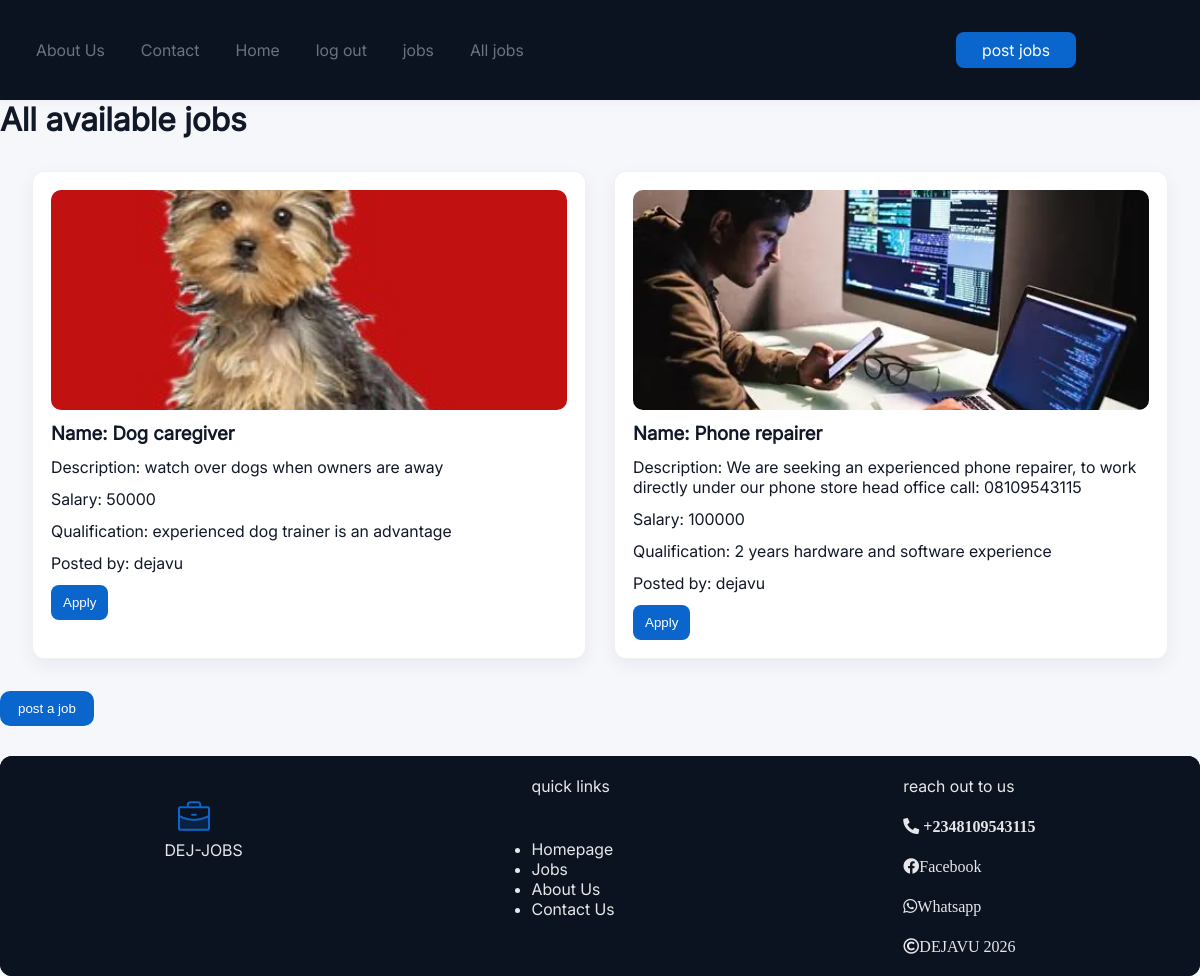
The page /jobs/ (signed in) on the database its author committed.
### jobs/models.py (models this page shows, shortened)
class Job (models.Model):
 id=models.UUIDField(default=uuid.uuid4,primary_key=True,editable=False)
 name=models.CharField(max_length=250)
 description=models.TextField()
 salary=models.PositiveBigIntegerField()
 sold=models.PositiveIntegerField(default=0)
 qualification=models.TextField()
 image=models.ImageField(upload_to='product/')
 user=models.ForeignKey(User,on_delete=models.CASCADE)
 created_at=models.DateTimeField(auto_now_add=True)
 updated_at=models.DateTimeField(auto_now=True)

### jobs/views.py (the view)
# urls.py: urlpatterns= [path('',Jobs.as_view(), name='jobs'),
class Jobs (LoginRequiredMixin,View):
    def get(self,request):
        all_jobs = Job.objects.all().order_by("-created_at")
        context = {
            'all_jobs':all_jobs
        }
        return render(request,'jobs.html',context)

### jobs/templates/jobs.html (shortened to what this page needs)
{% extends 'base.html' %}
{% load static %}
{% block style %}
    <link rel="stylesheet" href="{% static 'user/css/style.css' %}">
    <link rel="stylesheet" href="{% static 'user/css/product.css' %}">
{% endblock style%}
{% block main %}
<h1> All available jobs </h1>
<div class="all-products">
{% for job in all_jobs %}
<div class="product-card">
    <img src="{{ job.image.url }}" alt="{{ job.name }}">
    <h3>Name: {{ job.name }}</h3>
    <p>
       Description: {{ job.description }}
    </p>
    <p>Salary: {{ job.salary }}</p>
    <p>Qualification: {{job.qualification}}
    </p>
    <p>Posted by: {{ job.user.username }}</p>
    {% if job.user == user %}
    <a href="{% url 'edit-job' job.id %}"><button class="buy-btn">Edit</button></a>
    <a href="{% url 'delete-job' job.id %}"><button class="buy-btn">Delete</button></a>
    {% else %}
    <a href="{% url 'apply-job' job.id %}"><button class="buy-btn">Apply</button></a>
    {% endif %}
</div>
{% endfor %}
</div>
<a href="{% url 'post-jobs' %}"><button id="upload">post a job</button></a>
{% endblock main%}

### static/user/css/style.css (style rules this page uses)
* { margin: 0; padding: 0; box-sizing: border-box; }
:root { --bg:#f5f7fb; --card:#ffffff; --muted:#6b7280; --accent:#0a65cc; --accent-strong:#0849a1; --radius:12px; }
body { background-color: var(--bg); font-family: 'Inter', system-ui, -apple-system, 'Segoe UI', Roboto, 'Helvetica Neue', Arial; color: #111827; -webkit-font-smoothing:antialiased; -moz-osx-font-smoothing:grayscale; }

### static/user/css/product.css (style rules this page uses)
.all-products { display: grid; gap: 28px; grid-template-columns: repeat(auto-fit, minmax(260px, 1fr)); padding: 32px; max-width:1200px; margin: 0 auto; }
.product-card { padding: 18px; border: 1px solid rgba(16,24,40,0.06); border-radius: var(--radius,12px); background: #fff; min-height: 380px; text-align: left; box-shadow: 0 6px 18px rgba(16,24,40,0.06); display:flex; flex-direction:column; gap:12px; }
.product-card img { width:100%; height:220px; object-fit:cover; border-radius:10px }
#upload { padding:10px 18px; background:var(--accent); color:white; border:none; border-radius:10px; cursor:pointer }
.buy-btn { padding:10px 12px; cursor:pointer; border:none; background:var(--accent); color:white; border-radius:8px }
.product-card p { text-align: left; }

### rows shown on the page
Job: image (picture), name "Dog caregiver", description "watch over dogs when owners are away", salary "50000", qualification "experienced dog trainer is an advantage", user.username "dejavu", shows "Apply"
Job: image (picture), name "Phone repairer", description "We are seeking an experienced phone repairer, to work directly under our phone store head office call: 08109543115", salary "100000", qualification "2 years hardware and software experience", user.username "dejavu", shows "Apply"
